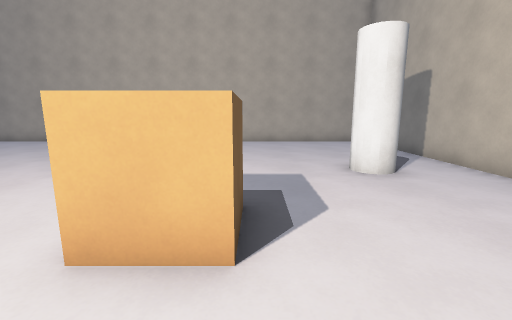
View 1 (above)

15 first-person views from a walk through a 3-D level made in the Godot game engine. The camera is 1.4 m above the floor, tilts 10° down and sees 90° across. The floor is counted in squares, 1 m on a side. Each view is taken from the middle of a square. On the plan, view 1 faces up. The plan holds only what a view shows up to about 13 squares ahead; the rest is blank.

View 2
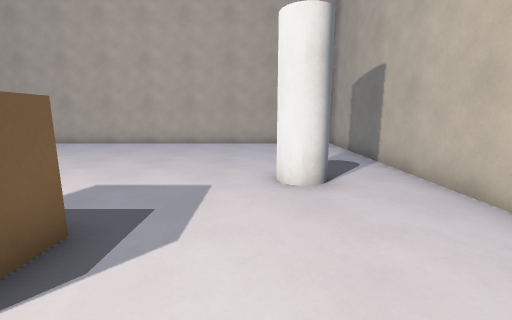

View 3
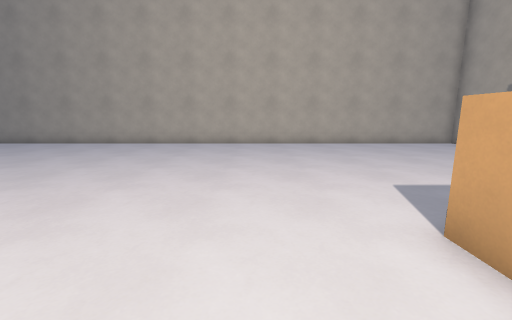

View 4
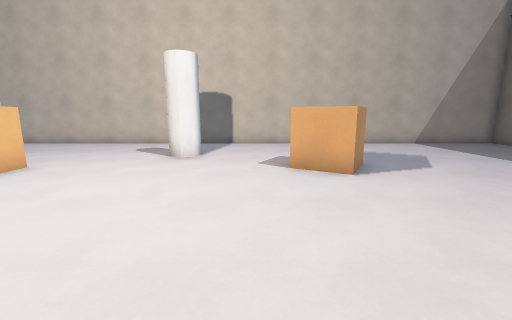

View 5
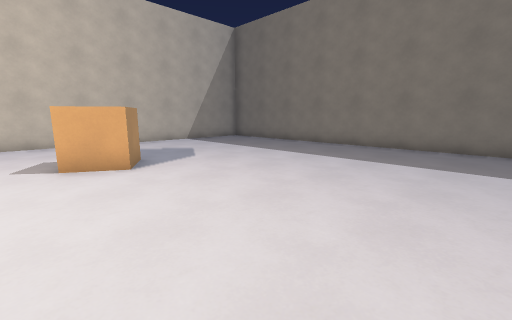

View 6
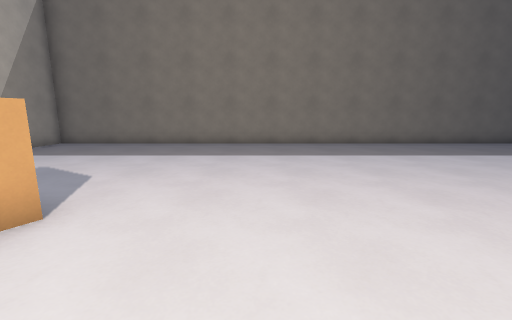

View 7
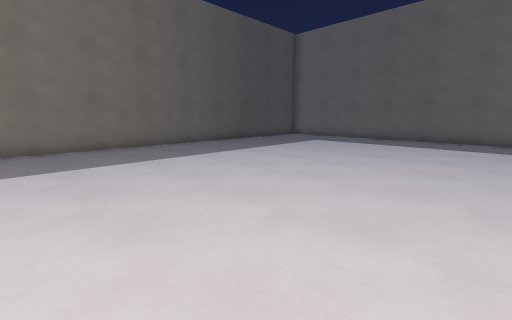

View 8
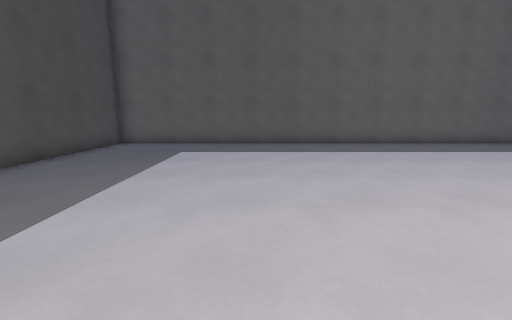

View 9
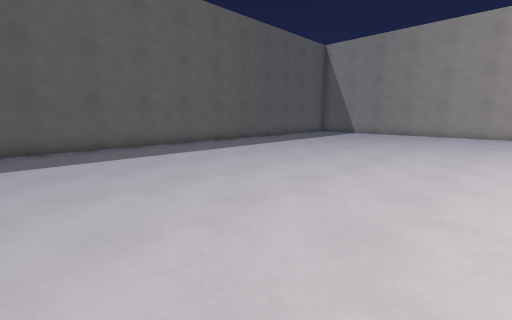

View 10
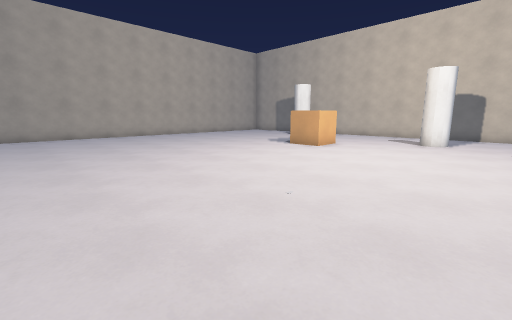

View 11
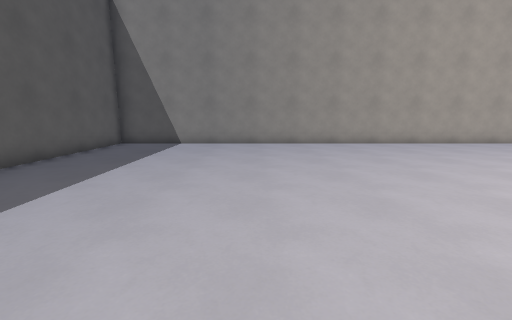

View 12
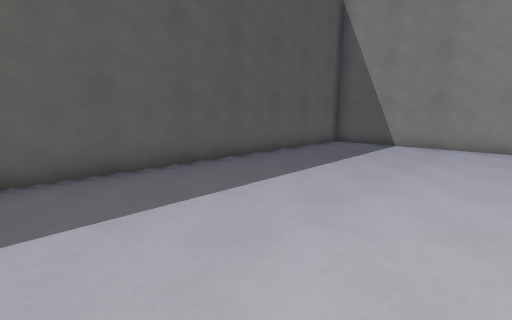

View 13
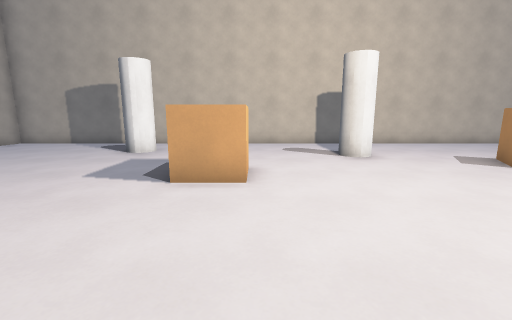

View 14
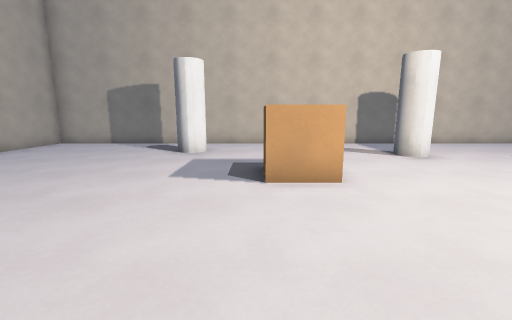

View 15
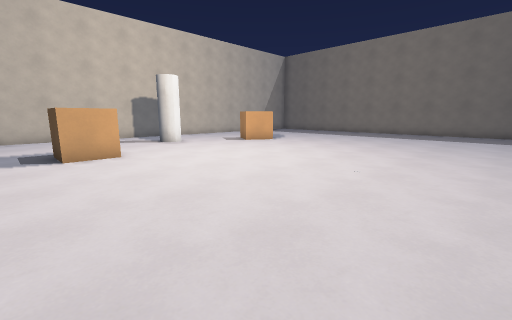

### Floor plan
Points are (right, up) in squares from view 1. A wall is a line through its corners. A room is listed if a view was taken in it or the views show most of it. See-through windows are left out.
Room 1 (views 1, 2, 3, 4, 5, 6, 7, 8, 9, 10, 11, 12, 13, 14, 15)
walls: (-1.8, 2.2) (-1.8, 3.8) (-0.2, 3.8) (-0.2, 2.2) (-1.8, 2.2); (0.4, -7.2) (-1.1, -6.3) (-0.3, -4.9) (1.2, -5.8); (-23.7, -15.7) (5.7, -15.7) (5.7, 13.7) (-23.7, 13.7) (-23.7, -15.7)

Positions as (right, up) in squares from view 1, and headings:
1: (0, 0), facing up
2: (2, 1), facing up
3: (-4, 1), facing up
4: (-7, -4), facing right
5: (-8, -4), facing down-right
6: (-4, -3), facing down
7: (-8, -4), facing down-left
8: (-11, -9), facing left
9: (-12, -6), facing up-left
10: (-12, -4), facing up-right
11: (-17, 1), facing up
12: (-17, 1), facing up-left
13: (-7, 2), facing right
14: (-7, 4), facing right
15: (-11, 5), facing down-right
